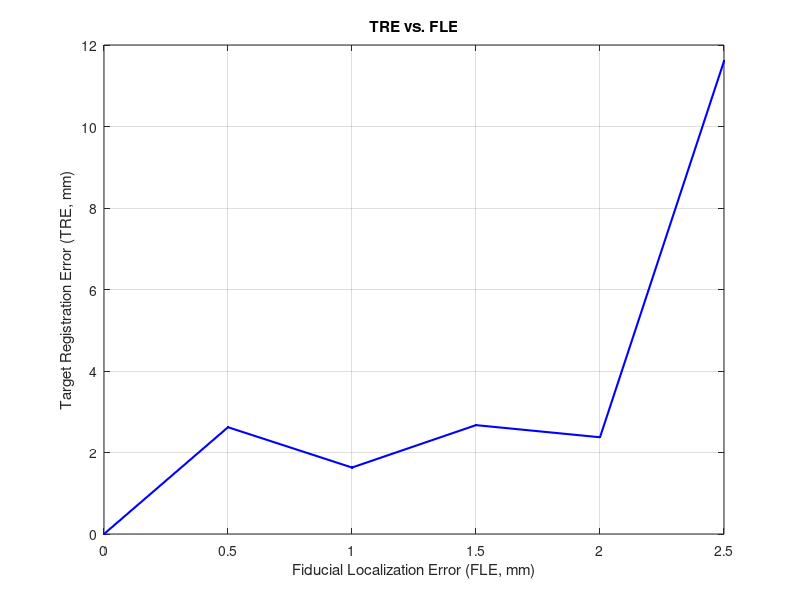

Write MATLAB code to recreate this figure.
% CMPE 330 Assignment 1
% Question 10 - functional code file
% Author: Nathan Pacey      email: 18njp@queensu.ca     SN: 20153310
% Date: September 25th, 2023

function Assign1_Q10
    fprintf("Question 10 output:\n\n");
    % Define the ground-truth transformation parameters
    Ov = [0; 0; 0];  % Tracker in the canonical home
    angle_x_degrees = 0;  % No rotation about x-axis
    angle_z_degrees = 0;  % No rotation about z-axis
    
    % Rotation matrices for x-axis and z-axis rotations
    R_x = [1, 0, 0; 0, cosd(angle_x_degrees), -sind(angle_x_degrees); 0, sind(angle_x_degrees), cosd(angle_x_degrees)];
    R_z = [cosd(angle_z_degrees), -sind(angle_z_degrees), 0; sind(angle_z_degrees), cosd(angle_z_degrees), 0; 0, 0, 1];
    
    % Combine the rotations by multiplying the rotation matrices
    R_combined = R_x * R_z;
    
    % Define the position of the patient's head and markers
    head_radius = 100;  % Head radius (100 mm)
    head_center = [0; 0; -300];  % Head center position
    Pt_target = [0; 0; -400];  % Desired target position Pt at (0,0,-400)
    
    % Calculate the error-free ground-truth observation of Pt using the transformation
    T = FrameTransformationToHome(Ov, R_combined(:, 1), R_combined(:, 2), R_combined(:, 3));
    Pt_ground_truth = T * [Pt_target; 1];  % Apply the transformation to Pt_target
    
    % Display the ground-truth observation of Pt
    disp('Ground-Truth Observation of Pt at (0,0,-400):');
    disp(Pt_ground_truth(1:3));

    % Initialize parameters
    TREmax = 5.0;  % Maximum allowable TRE (5.0 mm)
    deltaFLE = 0.5;  % Increment of FLE magnitude (0.5 mm)
    FLE = 0;  % Initial FLE
    
    % Initialize variables to store TRE and FLE values
    TRE_values = [];
    FLE_values = [];
    disp("Average TRE values:")
    while true
        % Simulate random FLE vectors for markers A, B, and C
        FLE_A = FLE * rand(3, 1) / norm(rand(3, 1));
        FLE_B = FLE * rand(3, 1) / norm(rand(3, 1));
        FLE_C = FLE * rand(3, 1) / norm(rand(3, 1));
        
        % Compute the erroneous observation of Pt for N runs
        N = 1000;  % Number of runs (adjust as needed)
        TRE_sum = 0;
        for i = 1:N
            % Compute erroneous observations for markers A, B, and C
            Pt_A_err = MarkerObservation(Ov, R_combined(:, 1), R_combined(:, 2), R_combined(:, 3), FLE_A);
            Pt_B_err = MarkerObservation(Ov, R_combined(:, 1), R_combined(:, 2), R_combined(:, 3), FLE_B);
            Pt_C_err = MarkerObservation(Ov, R_combined(:, 1), R_combined(:, 2), R_combined(:, 3), FLE_C);
            
            % Compute TRE for this run
            TRE_run = norm(Pt_A_err - Pt_B_err) + norm(Pt_A_err - Pt_C_err) + norm(Pt_B_err - Pt_C_err);
            TRE_sum = TRE_sum + TRE_run;
        end
        
        % Calculate average TRE over N runs
        average_TRE = TRE_sum / N;
        disp(average_TRE);
        % Store TRE and FLE values
        TRE_values = [TRE_values, average_TRE];
        FLE_values = [FLE_values, FLE];
        
        % Check if TRE exceeds TREmax
        if average_TRE > TREmax
            break;  % Simulation stops if TRE exceeds TREmax
        end
        
        % Increment FLE magnitude
        FLE = FLE + deltaFLE;
    end
    
    % Plot TRE as a function of FLE
    figure;
    plot(FLE_values, TRE_values, 'b.-', 'LineWidth', 1.5);
    xlabel('Fiducial Localization Error (FLE, mm)');
    ylabel('Target Registration Error (TRE, mm)');
    title('TRE vs. FLE');
    grid on;
    
    

    function Pt_err = MarkerObservation(Ov, v1, v2, v3, FLE)
        % Simulate FLE by adding it to the actual marker positions
        Pt_actual_A = [100; 0; -300];  % Actual position of marker A
        Pt_actual_B = [-50; 86.6; -300];  % Actual position of marker B
        Pt_actual_C = [-50; -86.6; -300];  % Actual position of marker C
    
        % Add simulated FLE to marker positions
        Pt_err_A = Pt_actual_A + FLE;
        Pt_err_B = Pt_actual_B + FLE;
        Pt_err_C = Pt_actual_C + FLE;
    
        % Apply the transformation to obtain erroneous Pt position
        T = FrameTransformationToHome(Ov, v1, v2, v3);
        Pt_err = T * [Pt_err_A; 1];
    end

    function T = FrameTransformationToHome(Ov, v1, v2, v3)
        % Translation matrix 
        % Create the homogeneous transformation matrix
        T = eye(4);
        
        % Set the rotation and translation components
        % This matrix represents the Homogeneous Rotation Matrix times the inverse
        % Translation Matix
        T(1:3, 1) = v1;
        T(1:3, 2) = v2;
        T(1:3, 3) = v3;
        T(1:3, 4) = Ov;
    end
end